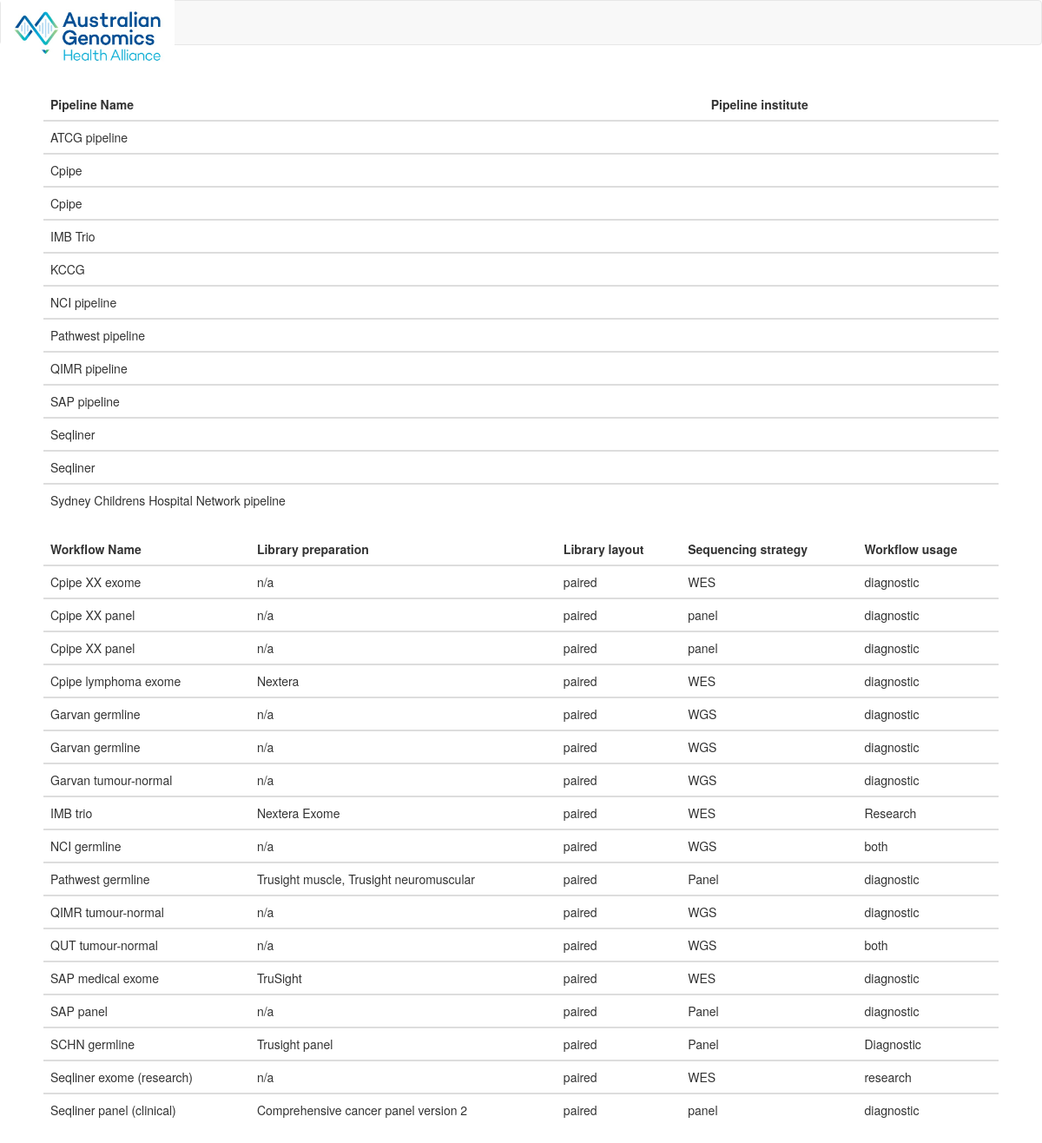
The page /overview.html on the database its author committed.
### __init__.py (models this page shows, shortened)
class Pipeline(db.Model):
    __tablename__ = 'pipeline'
    id = db.Column(db.Integer, primary_key=True, autoincrement=True)
    pipeline_name = db.Column(db.String(100))
    institute_id = db.Column(db.Integer, db.ForeignKey('institute.id'))
    workflow_id = db.relationship('Workflow', backref='pipeline', lazy='dynamic')

class Workflow(db.Model):
    __tablename__ = 'workflow'
    id = db.Column(db.Integer, primary_key=True, autoincrement=True)
    workflow_name = db.Column(db.String(100))
    library_preparation = db.Column(db.String(100))
    library_layout = db.Column(db.String(200))
    sequencing_strategy = db.Column(db.String(50))
    nata_accreditation = db.Column(db.String(50))
    reference_genome = db.Column(db.String(50))
    workflow_usage = db.Column(db.String(50))
    workflow_accession = db.Column(db.VARCHAR(50))
    pipeline_id = db.Column(db.Integer, db.ForeignKey('pipeline.id'))
    flagship_id = db.Column(db.Integer, db.ForeignKey('flagship.id'))
    workflow_desc_id = db.Column(db.Integer, db.ForeignKey('workflow_desc.id'))

### __init__.py (the view)
@app.route('/overview.html', methods=['GET'])
def index():
    pipelinerows = Pipeline.query.order_by(Pipeline.pipeline_name).all()
    workflowrows = Workflow.query.order_by(Workflow.workflow_name).all()
    return render_template('overview.html', title='Overview', pipelinerows=pipelinerows, workflowrows=workflowrows)

### templates/overview.html (shortened to what this page needs)
<!DOCTYPE html>
<html lang="en">
<head>
    <link href="{{ url_for('static', filename='css/bootstrap.min.css') }}", rel="stylesheet">
</head>
<body>
<header>
<nav class="navbar navbar-default">
  <div class="container-fluid">
      <div class ='row'>
         <div class="navbar-header">
             <a class="navbar-brand" href="/">
                 <img style = 'max-width:200px; margin-top: -20px;' src ="{{ url_for('static', filename='images/agha.ico') }}" /</img>
              </a>
        </div>
      </div>
  </div>
</header>
<div class=wrapper>
  <table class="table">
  <thead>
    <tr>
      <th>Pipeline Name</th>
      <th>Pipeline institute</th>
    </tr>
  </thead>
      {% for row in pipelinerows %}
  <tbody>
    <tr>
      <td>{{ row.pipeline_name }}</td>
      <td>{{ row.pipeline_institute}}</td>
    </tr>
        {% endfor %}
</div>
<div class=container>
  <table class="table">
  <thead>
    <tr>
      <th>Workflow Name</th>
      <th>Library preparation</th>
        <th>Library layout</th>
        <th>Sequencing strategy</th>
        <th>Workflow usage</th>
    </tr>
  </thead>
      {% for row in workflowrows %}
  <tbody>
    <tr>
      <td>{{ row.workflow_name }}</td>
      <td>{{ row.library_preparation}}</td>
      <td>{{ row.library_layout}}</td>
      <td>{{ row.sequencing_strategy}}</td>
      <td>{{ row.workflow_usage}}</td>
    </tr>
        {% endfor %}
</div>
</body>
</html>

### templates/overview.html (style rules this page uses)
.wrapper { margin-top: 50px; margin-left: 50px; margin-right: 50px; }

### rows shown on the page
Pipeline: pipeline_name "ATCG pipeline"
Pipeline: pipeline_name "Cpipe"
Pipeline: pipeline_name "Cpipe"
Pipeline: pipeline_name "IMB Trio"
Pipeline: pipeline_name "KCCG"
Pipeline: pipeline_name "NCI pipeline"
Pipeline: pipeline_name "Pathwest pipeline"
Pipeline: pipeline_name "QIMR pipeline"
Pipeline: pipeline_name "SAP pipeline"
Pipeline: pipeline_name "Seqliner"
Pipeline: pipeline_name "Seqliner"
Pipeline: pipeline_name "Sydney Childrens Hospital Network pipeline"
Workflow: workflow_name "Cpipe XX exome", library_preparation "n/a", library_layout "paired", sequencing_strategy "WES", workflow_usage "diagnostic"
Workflow: workflow_name "Cpipe XX panel", library_preparation "n/a", library_layout "paired", sequencing_strategy "panel", workflow_usage "diagnostic"
Workflow: workflow_name "Cpipe XX panel", library_preparation "n/a", library_layout "paired", sequencing_strategy "panel", workflow_usage "diagnostic"
Workflow: workflow_name "Cpipe lymphoma exome", library_preparation "Nextera", library_layout "paired", sequencing_strategy "WES", workflow_usage "diagnostic"
Workflow: workflow_name "Garvan germline", library_preparation "n/a", library_layout "paired", sequencing_strategy "WGS", workflow_usage "diagnostic"
Workflow: workflow_name "Garvan germline", library_preparation "n/a", library_layout "paired", sequencing_strategy "WGS", workflow_usage "diagnostic"
Workflow: workflow_name "Garvan tumour-normal", library_preparation "n/a", library_layout "paired", sequencing_strategy "WGS", workflow_usage "diagnostic"
Workflow: workflow_name "IMB trio", library_preparation "Nextera Exome", library_layout "paired", sequencing_strategy "WES", workflow_usage "Research"
Workflow: workflow_name "NCI germline", library_preparation "n/a", library_layout "paired", sequencing_strategy "WGS", workflow_usage "both"
Workflow: workflow_name "Pathwest germline", library_preparation "Trusight muscle, Trusight neuromuscular", library_layout "paired", sequencing_strategy "Panel", workflow_usage "diagnostic"
Workflow: workflow_name "QIMR tumour-normal", library_preparation "n/a", library_layout "paired", sequencing_strategy "WGS", workflow_usage "diagnostic"
Workflow: workflow_name "QUT tumour-normal", library_preparation "n/a", library_layout "paired", sequencing_strategy "WGS", workflow_usage "both"
Workflow: workflow_name "SAP medical exome", library_preparation "TruSight", library_layout "paired", sequencing_strategy "WES", workflow_usage "diagnostic"
Workflow: workflow_name "SAP panel", library_preparation "n/a", library_layout "paired", sequencing_strategy "Panel", workflow_usage "diagnostic"
Workflow: workflow_name "SCHN germline", library_preparation "Trusight panel", library_layout "paired", sequencing_strategy "Panel", workflow_usage "Diagnostic"
Workflow: workflow_name "Seqliner exome (research)", library_preparation "n/a", library_layout "paired", sequencing_strategy "WES", workflow_usage "research"
Workflow: workflow_name "Seqliner panel (clinical)", library_preparation "Comprehensive cancer panel version 2", library_layout "paired", sequencing_strategy "panel", workflow_usage "diagnostic"
